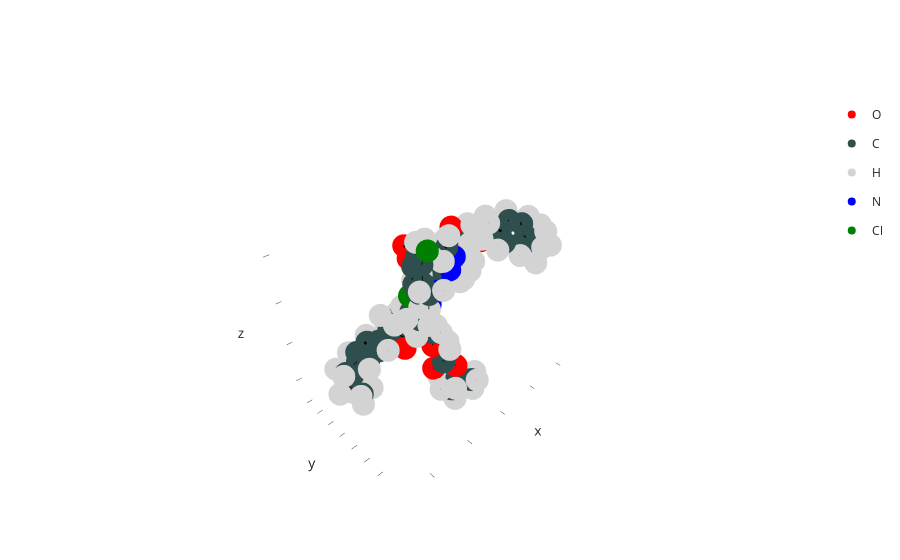

Here is the notebook cell this chart was saved with:
### Markdown cell above
Let's work on the following molecule:

### Code cell
import biobuild as bb

mol = bb.molecule("files/x_wing.json")
mol.show()
